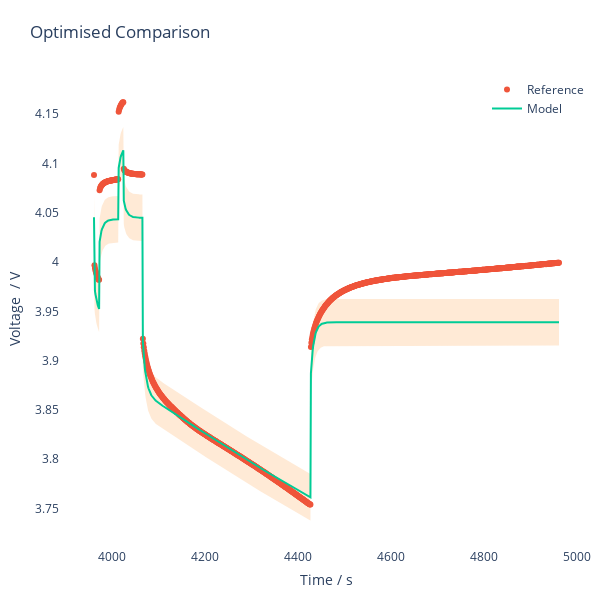

This figure's notebook cell:
### Code cell
pybop.plot.quick(problem, problem_inputs=results.x, title="Optimised Comparison");

### Figure 1 — Plotly figure (JSON) as saved in the notebook; plotly's stock layout.template omitted (floating-point values rounded to 4 significant figures; data arrays with more than 128 entries replaced by an {"elided": "..."} marker saying what was removed)
{"data": [{"fill": "toself", "fillcolor": "rgba(255,229,204,0.8)", "hoverinfo": "skip", "line": {"color": "rgba(255,255,255,0)"}, "showlegend": false, "type": "scatter", "x": {"elided": "2000 int values"}, "y": {"elided": "2000 float values"}}, {"mode": "markers", "name": "Reference", "showlegend": true, "type": "scatter", "x": {"elided": "1000 int values"}, "y": {"elided": "1000 float values"}}, {"mode": "lines", "name": "Model", "showlegend": true, "type": "scatter", "x": {"elided": "1000 int values"}, "y": {"elided": "1000 float values"}}], "layout": {"autosize": false, "height": 600, "legend": {"font": {"size": 12}, "x": 1, "xanchor": "right", "y": 1, "yanchor": "top"}, "margin": {"b": 10, "l": 10, "pad": 4, "r": 10, "t": 75}, "plot_bgcolor": "white", "showlegend": true, "title": {"text": "Optimised Comparison"}, "width": 600, "xaxis": {"exponentformat": "e", "showexponent": "last", "tickfont": {"size": 12}, "title": {"text": "Time / s"}}, "yaxis": {"exponentformat": "e", "showexponent": "last", "tickfont": {"size": 12}, "title": {"text": "Voltage  / V"}}}}
